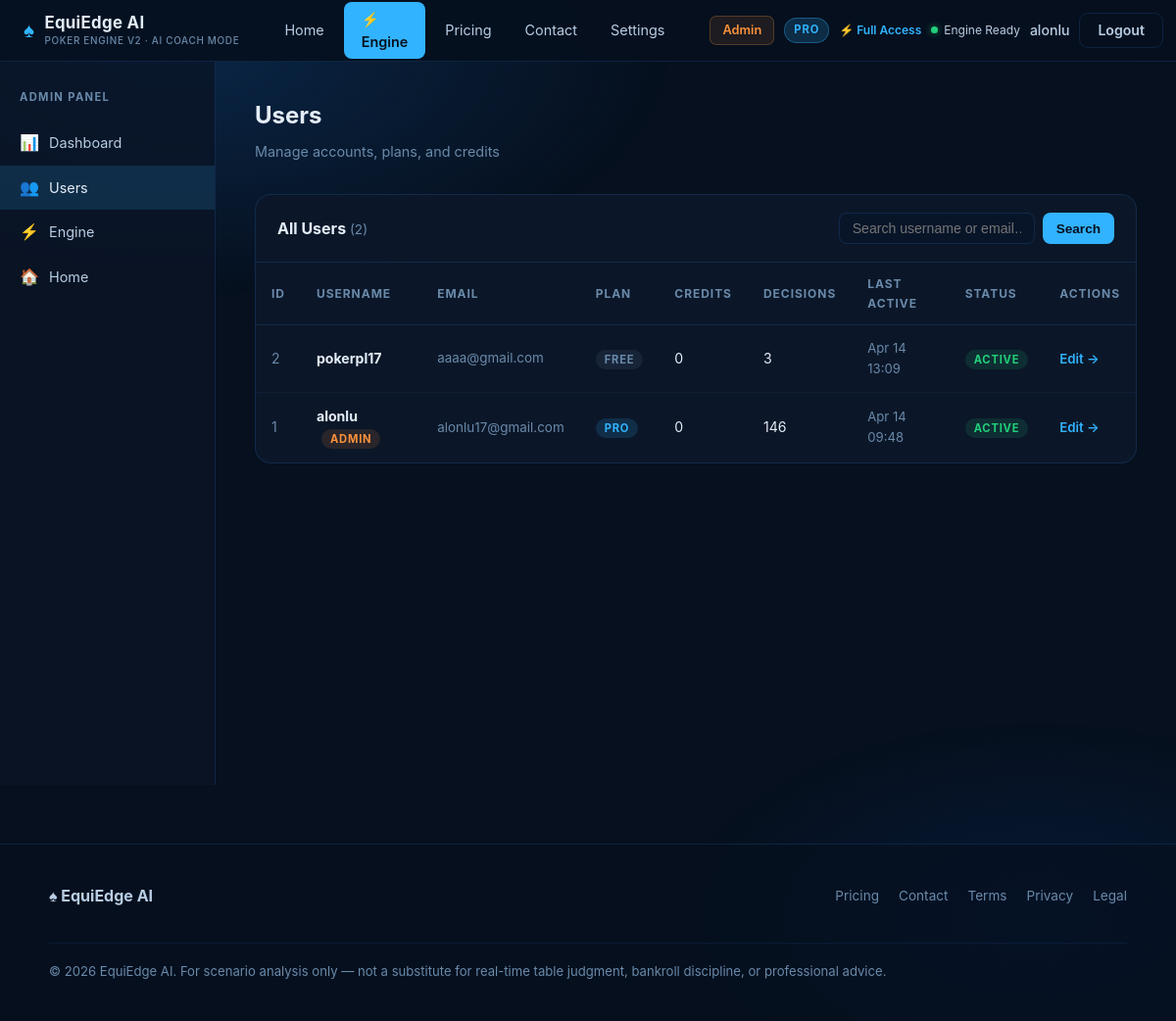
Page /admin/users (signed in) on the committed database.
### models/user.py (models this page shows, shortened)
class User(UserMixin, db.Model):
    __tablename__ = "users"
    id              = db.Column(db.Integer, primary_key=True)
    username        = db.Column(db.String(64),  unique=True, nullable=False, index=True)
    email           = db.Column(db.String(120), unique=True, nullable=False, index=True)
    password_hash   = db.Column(db.String(256), nullable=False)
    plan            = db.Column(db.String(20),  nullable=False, default="none")
    plan_active     = db.Column(db.Boolean,     nullable=False, default=False)
    plan_expires_at = db.Column(db.DateTime,    nullable=True)   # legacy — not used for access
    purchased_at    = db.Column(db.DateTime,    nullable=True)   # when the tier was granted
    credits         = db.Column(db.Integer,     nullable=False, default=0)
    total_decisions = db.Column(db.Integer,     nullable=False, default=0)
    last_used_at    = db.Column(db.DateTime,    nullable=True)
    is_active       = db.Column(db.Boolean,     nullable=False, default=True)
    is_admin        = db.Column(db.Boolean,     nullable=False, default=False)
    created_at      = db.Column(db.DateTime,    nullable=False, default=datetime.utcnow)
    updated_at      = db.Column(db.DateTime,    nullable=False, default=datetime.utcnow,
                                onupdate=datetime.utcnow)
    def has_active_plan(self) -> bool:
        return self.plan_active and self.plan != "none"
    def get_plan_tier(self) -> str:
        if self.has_active_plan():
            return self.plan  # 'pro' or 'beginner'
        if self.credits > 0:
            return "credits"
        return "none"
    def get_feature_tier(self) -> str:
        if self.has_active_plan() and self.plan == "pro":
            return "pro"
        return "beginner"

### admin/routes.py (the view)
@admin_bp.route("/users")
@admin_required
def users():
    search = request.args.get("q", "").strip()
    query  = User.query
    if search:
        like  = f"%{search}%"
        query = query.filter(
            User.username.ilike(like) | User.email.ilike(like)
        )
    all_users = query.order_by(User.created_at.desc()).all()
    return render_template("admin/users.html", users=all_users, search=search)

### admin/routes.py (called while the page is built)
def admin_required(f):
    @wraps(f)
    @login_required
    def decorated(*args, **kwargs):
        if not current_user.is_admin:
            abort(403)
        return f(*args, **kwargs)
    return decorated

### templates/admin/users.html (shortened to what this page needs)
{% extends "admin/base_admin.html" %}
{% block admin_content %}
<div class="admin-page-title">Users</div>
<div class="admin-page-sub">Manage accounts, plans, and credits</div>
<div class="admin-table-wrap">
  <div class="admin-table-head">
    <h3>All Users <span style="color:var(--muted);font-weight:400;font-size:.85rem;">({{ users | length }})</span></h3>
    <form method="GET" action="{{ url_for('admin.users') }}" style="display:flex;gap:8px;">
      <input class="admin-search" type="text" name="q"
             placeholder="Search username or email…" value="{{ search }}" />
      <button type="submit" style="padding:7px 14px;background:var(--accent);color:#06101e;border:none;border-radius:8px;font-size:.85rem;font-weight:600;cursor:pointer;">
        Search
      </button>
    </form>
  </div>
  <table>
    <thead>
      <tr>
        <th>ID</th>
        <th>Username</th>
        <th>Email</th>
        <th>Plan</th>
        <th>Credits</th>
        <th>Decisions</th>
        <th>Last Active</th>
        <th>Status</th>
        <th>Actions</th>
      </tr>
    </thead>
    <tbody>
      {% for user in users %}
      <tr>
        <td style="color:var(--muted);">{{ user.id }}</td>
        <td>
          <b>{{ user.username }}</b>
          {% if user.is_admin %}<span class="table-badge badge-admin" style="margin-left:5px;">Admin</span>{% endif %}
        </td>
        <td style="color:var(--muted);font-size:.84rem;">{{ user.email }}</td>
        <td>
          {% if user.plan == 'pro' and user.plan_active %}
            <span class="table-badge badge-pro">Pro</span>
          {% elif user.plan == 'beginner' and user.plan_active %}
            <span class="table-badge badge-beginner">Beginner</span>
          {% else %}
            <span class="table-badge badge-none">Free</span>
          {% endif %}
        </td>
        <td>{{ user.credits }}</td>
        <td>{{ user.total_decisions }}</td>
        <td style="color:var(--muted);font-size:.82rem;">
          {{ user.last_used_at.strftime('%b %d %H:%M') if user.last_used_at else '—' }}
        </td>
        <td>
          {% if user.is_active %}
            <span class="table-badge badge-active">Active</span>
          {% else %}
            <span class="table-badge badge-inactive">Inactive</span>
          {% endif %}
        </td>
        <td>
          <a href="{{ url_for('admin.user_detail', user_id=user.id) }}"
             class="table-action-link">Edit →</a>
        </td>
      </tr>
      {% else %}
      <tr>
        <td colspan="9" style="text-align:center;color:var(--muted);padding:28px;">
          {% if search %}No users match "{{ search }}".{% else %}No users found.{% endif %}
        </td>
      </tr>
      {% endfor %}
    </tbody>
  </table>
</div>
{% endblock %}

### templates/base.html (shortened to what this page needs)
<!DOCTYPE html>
<html lang="en">
<head>
  <link rel="stylesheet" href="{{ url_for('static', filename='css/global.css') }}" />
</head>
<body>
{% block navbar %}
<nav class="site-nav">
  <div class="nav-inner">
    <a href="{{ url_for('pages.home') }}" class="nav-brand">
      <span class="nav-brand-icon">♠</span>
      <span class="nav-brand-text">
        EquiEdge AI
        <span class="nav-brand-sub">Poker Engine v2 · AI Coach Mode</span>
      </span>
    </a>
    <div class="nav-links">
      <a href="{{ url_for('pages.home') }}"
         class="{% if request.endpoint == 'pages.home' %}active{% endif %}">Home</a>
      {% if current_user.is_authenticated %}
      <a href="{{ url_for('pages.app_page') }}"
         class="nav-engine-btn {% if request.endpoint == 'pages.app_page' %}active{% endif %}">
        ⚡ Engine
      </a>
      {% endif %}
      <a href="{{ url_for('pages.pricing') }}"
         class="{% if request.endpoint == 'pages.pricing' %}active{% endif %}">Pricing</a>
      <a href="{{ url_for('pages.contact') }}"
         class="{% if request.endpoint == 'pages.contact' %}active{% endif %}">Contact</a>
      {% if current_user.is_authenticated %}
      <a href="{{ url_for('pages.settings') }}"
         class="{% if request.endpoint == 'pages.settings' %}active{% endif %}">Settings</a>
      {% endif %}
    </div>
    <div class="nav-user">
      {% if current_user.is_authenticated %}
        {% if current_user.is_admin %}
          <a href="{{ url_for('admin.dashboard') }}" class="nav-admin-link">Admin</a>
        {% endif %}
        {% set tier = current_user.get_plan_tier() %}
        {% set ftier = current_user.get_feature_tier() %}
        {% if tier == 'pro' %}
          <span class="plan-badge plan-pro">Pro</span>
        {% elif tier == 'beginner' %}
          <span class="plan-badge plan-beginner">Beginner</span>
        {% elif tier == 'credits' %}
          <span class="plan-badge plan-credits">Credits</span>
        {% else %}
          <span class="plan-badge plan-none">Free</span>
        {% endif %}
        {% if ftier == 'pro' %}
          <span class="nav-plan-status nav-plan-status-pro">⚡ Full Access</span>
        {% elif tier == 'credits' %}
          <span class="nav-plan-status nav-plan-status-credits">
            <span id="headerCreditsCount">{{ current_user.credits }}</span> remaining
          </span>
        {% endif %}
        <div class="nav-engine-status">
          <div class="status-dot"></div>
          Engine Ready
        </div>
        <span class="nav-username">{{ current_user.username }}</span>
        <a href="{{ url_for('auth.logout') }}" class="btn-nav btn-nav-ghost">Logout</a>
      {% else %}
        <a href="{{ url_for('auth.login') }}"    class="btn-nav btn-nav-ghost">Login</a>
        <a href="{{ url_for('auth.register') }}" class="btn-nav btn-nav-primary">Get Started</a>
      {% endif %}
    </div>
  </div>
</nav>
{% endblock navbar %}
<div class="page-wrap">
  {% block content %}{% endblock %}
</div>
{% block footer %}
<footer class="site-footer">
  <div class="footer-inner">
    <div class="footer-brand">♠ EquiEdge AI</div>
    <div class="footer-links">
      <a href="{{ url_for('pages.pricing') }}">Pricing</a>
      <a href="{{ url_for('pages.contact') }}">Contact</a>
      <a href="{{ url_for('pages.terms') }}">Terms</a>
      <a href="{{ url_for('pages.privacy') }}">Privacy</a>
      <a href="{{ url_for('pages.legal') }}">Legal</a>
    </div>
    <div class="footer-copy">
      &copy; 2026 EquiEdge AI. For scenario analysis only — not a substitute for
      real-time table judgment, bankroll discipline, or professional advice.
    </div>
  </div>
</footer>
{% endblock footer %}
</body>
</html>

### rows in the picture
User: username "alonlu", id "1", is_admin "ADMIN", email "alonlu17@gmail.com", plan "PRO", credits "0", total_decisions "146", last_used_at "Apr 14 09:48", is_active "ACTIVE"
User: id "2", username "pokerpl17", email "aaaa@gmail.com", plan "FREE", credits "0", total_decisions "3", last_used_at "Apr 14 13:09", is_active "ACTIVE"

### other values in the picture
{{ users | length }} "2"
